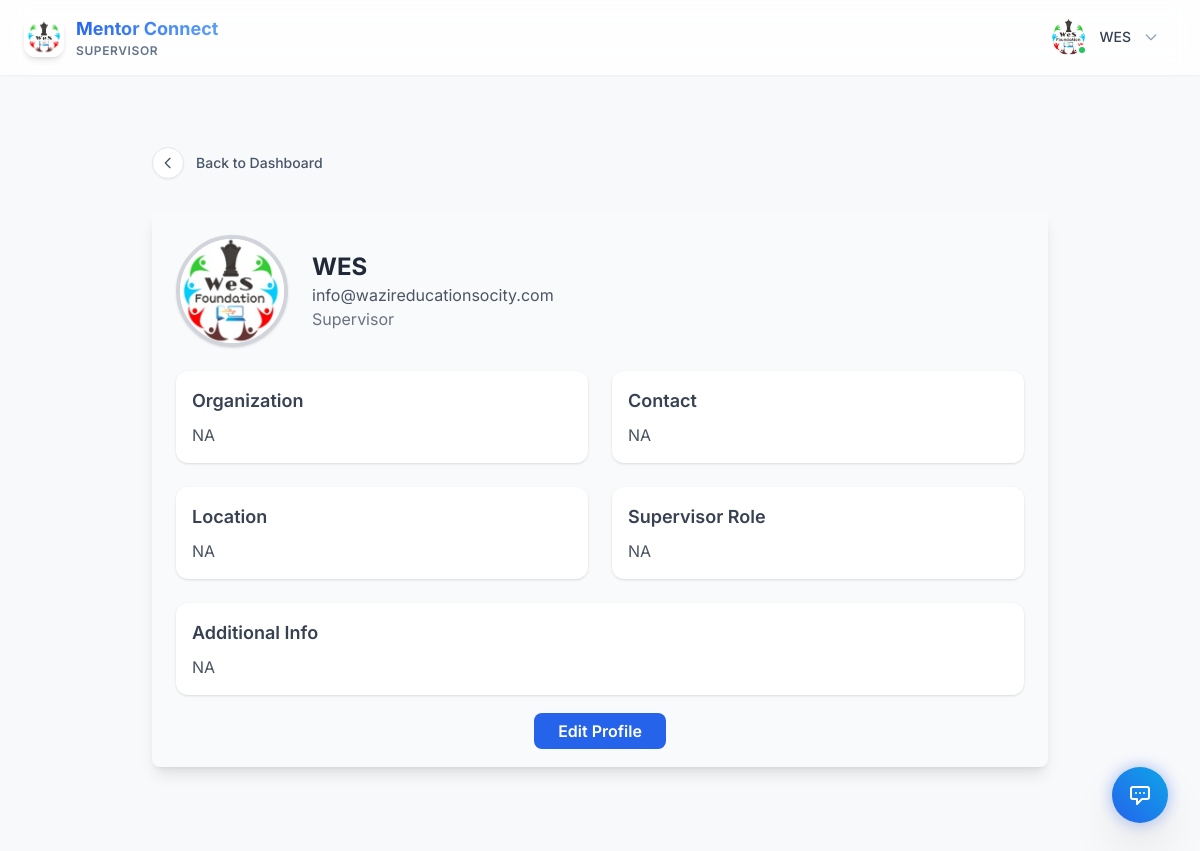
/supervisor_profile (signed in), run on the app's committed database.
### app.py (models this page shows, shortened)
class SupervisorProfile(db.Model):
    __tablename__ = "supervisor_profile"
    id = db.Column(db.Integer, primary_key=True)
    user_id = db.Column(db.Integer, db.ForeignKey("signup_details.id"), nullable=False, unique=True)
    organisation = db.Column(db.String(150))
    whatsapp = db.Column(db.String(20))
    location = db.Column(db.String(100))
    role = db.Column(db.String(100))
    additional_info = db.Column(db.Text)
    profile_picture = db.Column(db.String(100))
    user = db.relationship("User", backref="supervisor_profile", uselist=False)

class User(db.Model):
    __tablename__ = "signup_details"
    id = db.Column(db.Integer, primary_key=True)
    name = db.Column(db.String(100), nullable=False)
    email = db.Column(db.String(100), unique=True, nullable=False)
    password = db.Column(db.String(200), nullable=True)   # nullable for OAuth users
    user_type = db.Column(db.String(10), nullable=True)  # nullable until user selects type
    institution = db.Column(db.String(150), nullable=True)
    institution_id = db.Column(db.Integer, db.ForeignKey("institutions.id"), nullable=True)
    google_id = db.Column(db.String(200), unique=True, nullable=True)
    oauth_provider = db.Column(db.String(50), nullable=True)  # 'google', 'facebook', etc.
    profile_picture_url = db.Column(db.String(500), nullable=True)  # OAuth profile picture
    oauth_created_at = db.Column(db.DateTime, nullable=True)
    created_at = db.Column(db.DateTime, default=datetime.utcnow)
    mentor_profile = db.relationship("MentorProfile", backref="user", uselist=False)
    mentee_profile = db.relationship("MenteeProfile", backref="user_ref", uselist=False, foreign_keys="MenteeProfile.user_id", overlaps="mentee_profile_ref,user")
    institution_ref = db.relationship("Institution", backref="users", foreign_keys="User.institution_id")

### app.py (the view)
@app.route("/supervisor_profile")
def supervisorprofile():
    if "email" not in session or session.get("user_type") != "0":
        return redirect(url_for("signin"))
    user = User.query.filter_by(email=session["email"]).first()
    if not user:
        return redirect(url_for("signin"))
    profile = SupervisorProfile.query.filter_by(user_id=user.id).first()
    return render_template(
        "supervisor/supervisorprofile.html",
        show_sidebar=False,
        full_name=user.name,
        email=user.email,
        organisation_or_college=profile.organisation if profile else "",
        whatsapp_number=profile.whatsapp if profile else "",
        location=profile.location if profile else "",
        role=profile.role if profile else "",
        additional_info=profile.additional_info if profile else "",
        profile_picture=profile.profile_picture if profile else None
    )

### app.py (called while the page is built)
@app.context_processor
def inject_profile_complete():
    profile_complete = True  # Default to True (no popup)
    if "email" in session and session.get("user_type") in ["1", "2"]:
        user = User.query.filter_by(email=session["email"]).first()
        if user:
            profile_complete = check_profile_complete(user.id, session.get("user_type"))
    return dict(profile_complete=profile_complete)

### templates/supervisor/supervisorprofile.html (shortened to what this page needs)
{% extends "base2.html" %}
{% block user %}Supervisor{% endblock %}
{% block content %}
{% include 'components/back_button.html' with context %}
<div class="max-w-4xl mx-auto mt-8 p-6 bg-gray-50 rounded-lg shadow-lg">
  <div class="flex flex-col items-center md:flex-row md:items-center md:justify-start space-y-4 md:space-y-0 md:space-x-6">
    <img src="{{ url_for('static', filename='uploads/' + (profile_picture or 'default.png')) }}"
     alt="Profile Picture"
     class="w-28 h-28 rounded-full object-cover border-4 border-gray-300 shadow">
    <div>
      <h1 class="text-2xl font-bold text-gray-800">{{ full_name }}</h1>
      <p class="text-gray-600">{{ email }}</p>
      <p class="text-gray-500">Supervisor</p>
    </div>
  </div>
  <div class="mt-6 grid grid-cols-1 md:grid-cols-2 gap-6">
    <div class="bg-white rounded-xl shadow p-4">
      <h2 class="text-lg font-semibold text-gray-700 mb-2">Organization</h2>
      <p class="text-gray-600">{{ organisation_or_college if organisation_or_college   }}</p>
    </div>
    <div class="bg-white rounded-xl shadow p-4">
      <h2 class="text-lg font-semibold text-gray-700 mb-2">Contact</h2>
      <p class="text-gray-600">{{ whatsapp_number if whatsapp_number   }}</p>
    </div>
    <div class="bg-white rounded-xl shadow p-4">
      <h2 class="text-lg font-semibold text-gray-700 mb-2">Location</h2>
      <p class="text-gray-600">{{ location if location   }}</p>
    </div>
    <div class="bg-white rounded-xl shadow p-4">
      <h2 class="text-lg font-semibold text-gray-700 mb-2">Supervisor Role</h2>
      <p class="text-gray-600">{{ role if role  }}</p>
    </div>
  </div>
  <div class="mt-6 bg-white rounded-xl shadow p-4">
    <h2 class="text-lg font-semibold text-gray-700 mb-2">Additional Info</h2>
    <p class="text-gray-600">{{ additional_info if additional_info  }}</p>
  </div>
  <div class="mt-6 text-center">
   <a href="{{ url_for('editsupervisorprofile') }}"
   class="px-6 py-2 rounded-lg bg-blue-600 text-white font-semibold hover:bg-blue-700 transition">
   Edit Profile
</a>
  </div>
</div>
{% endblock %}

### templates/base2.html (shortened to what this page needs)
<!DOCTYPE html>
<html lang="en">
<head>
    <script src="https://cdn.tailwindcss.com"></script>
    <link rel="stylesheet" href="{{ url_for('static', filename='design-system.css') }}">
    <link href='https://cdn.jsdelivr.net/npm/fullcalendar@5.11.3/main.min.css' rel='stylesheet' />
</head>
<body class="flex flex-col h-screen overflow-hidden text-slate-800">
    <nav class="glass-nav flex justify-between items-center px-6 py-3 z-30 sticky top-0 shadow-sm">
        <div class="flex items-center space-x-3">
            <a href="
            {% if session.get('user_type') == '0' %}
                {{ url_for('supervisordashboard') }}
            {% elif session.get('user_type') == '1' %}
                {{ url_for('mentordashboard') }}
            {% elif session.get('user_type') == '2' %}
                {{ url_for('menteedashboard') }}
            {% elif session.get('user_type') == '3' %}
                {{ url_for('institutiondashboard') }}
            {% else %}
                {{ url_for('home') }}
            {% endif %}
            " class="flex items-center gap-3 group">
                <img src="{{ url_for('static', filename='img/logo.jpg') }}" alt="LOGO"
                    class="h-10 w-10 rounded-xl shadow-md group-hover:scale-105 transition-transform">
                <div class="flex flex-col">
                    <span class="text-lg font-bold text-gradient">Mentor Connect</span>
                    <span class="text-xs font-semibold text-slate-500 uppercase tracking-wider">{% block user %}{%
                        endblock %}</span>
                </div>
            </a>
        </div>
        <div class="flex items-center gap-3">
            <div class="relative">
                <button id="profile-dropdown-btn"
                    class="group flex items-center gap-3 p-1.5 pr-4 rounded-full hover:bg-slate-100/50 transition-all duration-200 border border-transparent hover:border-slate-200">
                    <div class="relative">
                        {% if current_user_profile_pic and current_user_profile_pic != 'default.png' %}
                        <img src="{{ url_for('static', filename='uploads/' + current_user_profile_pic) }}"
                            alt="Profile Picture" class="w-9 h-9 rounded-full object-cover ring-2 ring-white shadow-sm">
                        {% else %}
                        <img src="{{ url_for('static', filename='uploads/default.png') }}" alt="Profile Picture"
                            class="w-9 h-9 rounded-full object-cover ring-2 ring-white shadow-sm">
                        {% endif %}
                        <div class="absolute bottom-0 right-0 w-2.5 h-2.5 bg-green-500 border-2 border-white rounded-full">
                    </div>
                </div>
                <span class="text-sm font-medium text-slate-700 group-hover:text-primary hidden sm:block">{{
                    session.get('user_name') or session.get('email') }}</span>
                <svg class="w-4 h-4 text-slate-400 group-hover:text-primary transition-colors hidden sm:block"
                    fill="none" stroke="currentColor" viewBox="0 0 24 24">
                    <path stroke-linecap="round" stroke-linejoin="round" stroke-width="2" d="M19 9l-7 7-7-7"></path>
                </svg>
            </button>
        </div>
        </div>
    </nav>
    <div class="flex flex-1 overflow-hidden relative">
        <main class="flex-1 p-6 md:p-10 overflow-y-auto pb-32">
            {% block content %}{% endblock %}
        </main>
    </div>
    <div id="supportBtn" onclick="redirectToSupport()"
        class="fixed bottom-8 right-8 z-50 animate-float cursor-pointer group">
        <div
            class="absolute inset-0 bg-blue-600 rounded-full blur opacity-40 group-hover:opacity-60 transition-opacity duration-300">
        </div>
        <div
            class="relative bg-gradient-to-tr from-blue-600 to-sky-500 text-white p-4 rounded-full shadow-2xl transition-all duration-300 group-hover:scale-110 flex items-center justify-center">
            <svg class="w-6 h-6" fill="none" stroke="currentColor" viewBox="0 0 24 24">
                <path stroke-linecap="round" stroke-linejoin="round" stroke-width="2"
                    d="M8 10h.01M12 10h.01M16 10h.01M9 16H5a2 2 0 01-2-2V6a2 2 0 012-2h14a2 2 0 012 2v8a2 2 0 01-2 2h-5l-5 5v-5z">
                </path>
            </svg>
        </div>
    </div>
</body>
</html>

### static/design-system.css (style rules this page uses)
:root { --primary: 221 83% 53%; --primary-foreground: 0 0% 100%; --accent: 213 94% 68%; --background: 220 30% 98%; --foreground: 222 47% 11%; --card: 0 0% 100%; --card-foreground: 222 47% 11%; --muted: 220 20% 94%; --muted-foreground: 220 10% 46%; --border: 220 20% 90%; --border-hover: 221 83% 53%; --success: 150 80% 40%; --warning: 40 95% 50%; --destructive: 0 85% 60%; --info: 210 90% 55%; --sidebar-background: 260 50% 10%; --sidebar-foreground: 220 20% 95%; --sidebar-accent: 215 25% 27%; --sidebar-border: 215 25% 20%; --sidebar-primary: 221 83% 70%; --sidebar-primary-foreground: 0 0% 100%; --shadow-sm: 0 1px 2px 0 rgb(0 0 0 / 0.05); --shadow-md: 0 4px 6px -1px rgb(0 0 0 / 0.08); --shadow-lg: 0 10px 15px -3px rgb(0 0 0 / 0.08), 0 4px 6px -4px rgb(0 0 0 / 0.04); --shadow-xl: 0 20px 25px -5px rgb(0 0 0 / 0.08), 0 8px 10px -6px rgb(0 0 0 / 0.04); --shadow-2xl: 0 25px 50px -12px rgb(0 0 0 / 0.25); --shadow-glow: 0 0 20px -5px hsl(var(--primary) / 0.5); }
.text-gradient { background: linear-gradient(135deg, hsl(221 83% 53%), hsl(213 94% 68%)); -webkit-background-clip: text; -webkit-text-fill-color: transparent; background-clip: text; }
.glass-nav { background: rgba(255, 255, 255, 0.85); backdrop-filter: blur(12px); border-bottom: 1px solid rgba(255, 255, 255, 0.3); }
.animate-float { animation: float 4s ease-in-out infinite; }

### templates/base2.html (style rules this page uses)
body { font-family: 'Inter', sans-serif; background-color: hsl(220, 30%, 98%); }

### data on the page
SupervisorProfile: profile_picture (picture), organisation "NA", whatsapp "NA", location "NA", role "NA", additional_info "NA"
User: get "WES", name "WES", email "info@wazireducationsocity.com"
